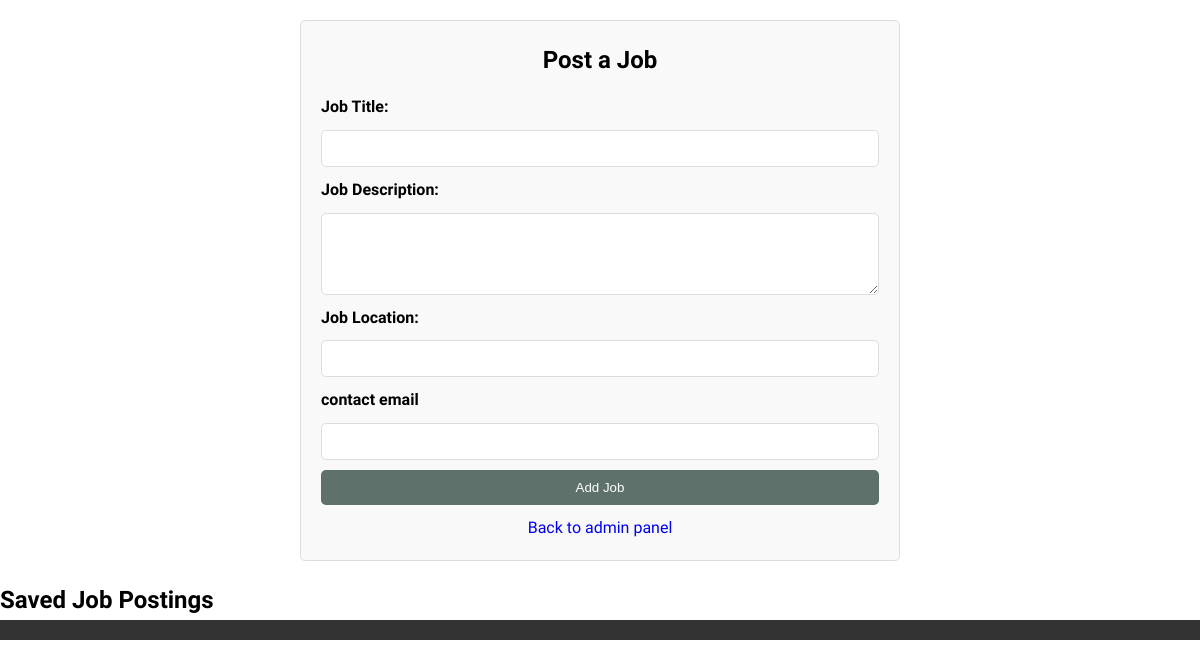
Before: /admin/post_job.php with the older database file.
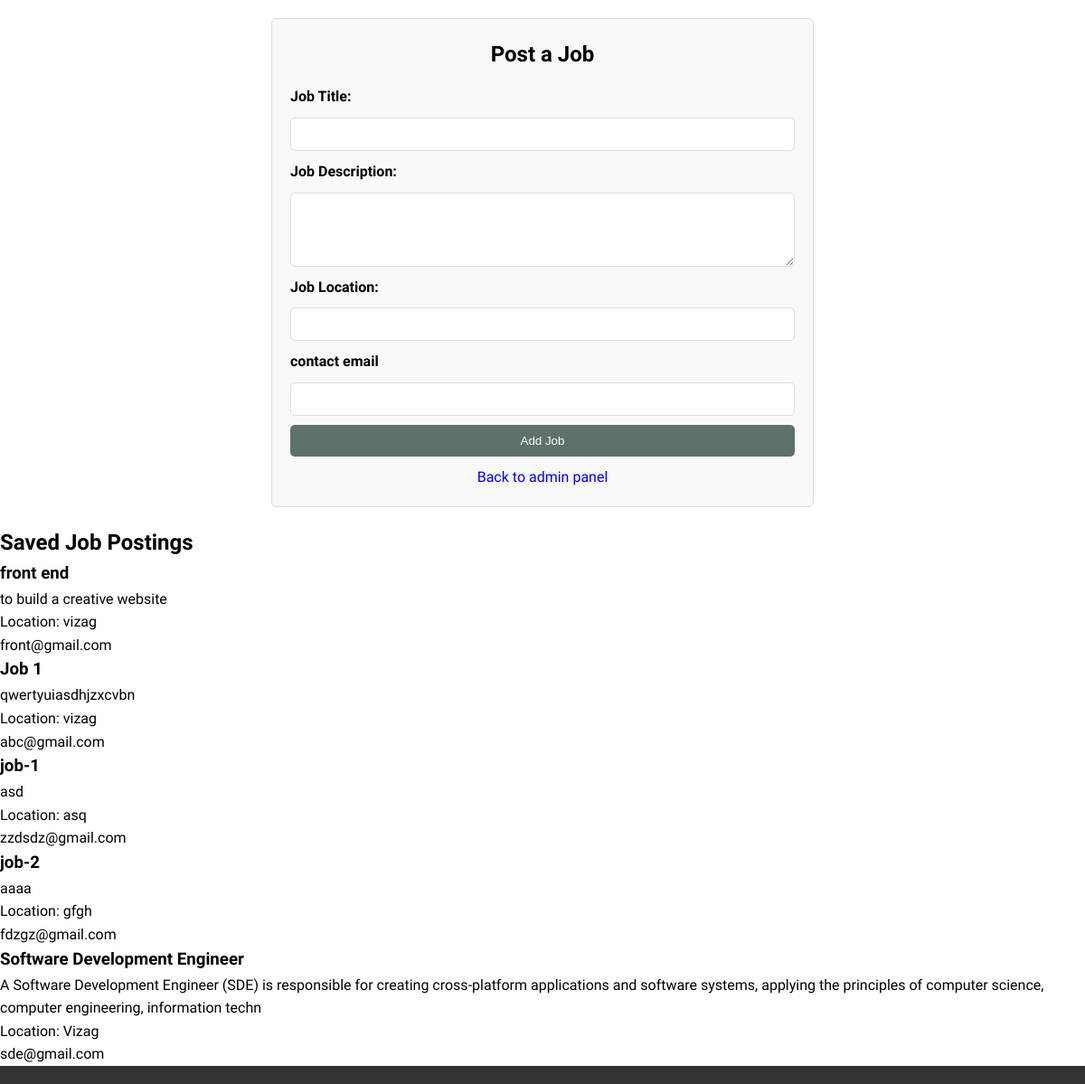
After: the same page with the newer database file.
### tables this page shows
CREATE TABLE `jobs` (
  `id` int(11) NOT NULL,
  `job_title` varchar(50) NOT NULL,
  `job_description` varchar(200) NOT NULL,
  `job_location` varchar(30) NOT NULL,
  `contact_email` varchar(50) NOT NULL
);

### admin/post_job.php (the view, shortened to what this page needs)
<!DOCTYPE html>
<html lang="en">
<head>
</head>
<body>
    <div class="job-posting-section">
        <h2>Post a Job</h2>
        <form action="<?php echo htmlspecialchars($_SERVER["PHP_SELF"]); ?>" method="POST">
            <label for="job_title">Job Title:</label>
            <input type="text" name="job_title" required>
            <label for="job_description">Job Description:</label>
            <textarea name="job_description" rows="4" required></textarea>
            <label for="job_location">Job Location:</label>
            <input type="text" name="job_location" required>
            <label for="contact_email">contact email</label>
            <input type="email" name="contact_email" required>
            <button type="submit">Add Job</button>
            <a href="./dashboard.php" style="text-decoration: none; text-align: center;">Back to admin panel</a>
        </form>
    </div>
    <?php
    include('database.php');
    $sql = "SELECT * FROM jobs";
    $result = mysqli_query($con, $sql);
    ?>
    <div class="job-postings">
        <h2>Saved Job Postings</h2>
        <?php while ($row = mysqli_fetch_assoc($result)) : ?>
            <div class="job-item">
                <h3><?php echo $row['job_title']; ?></h3>
                <p><?php echo $row['job_description']; ?></p>
                <p>Location: <?php echo $row['job_location']; ?></p>
                <p><?php echo $row['contact_email']; ?></p>
            </div>
        <?php endwhile; ?>
    </div>
    <footer>
    </footer>
</body>
</html>
</body>
</html>

Changed rows visible on the page:
added jobs: job_title "front end", job_description "to build a creative website", job_location "vizag", contact_email "front@gmail.com"
added jobs: job_title "Job 1", job_description "qwertyuiasdhjzxcvbn", job_location "vizag", contact_email "abc@gmail.com"
added jobs: job_title "job-1", job_description "asd", job_location "asq", contact_email "zzdsdz@gmail.com"
added jobs: job_title "job-2", job_description "aaaa", job_location "gfgh", contact_email "fdzgz@gmail.com"
added jobs: job_title "Software Development Engineer", job_description "A Software Development Engineer (SDE) is responsible for creating cross-platform applications and software systems, applying the principles of computer science, computer engineering, information techn", job_location "Vizag", contact_email "sde@gmail.com"
